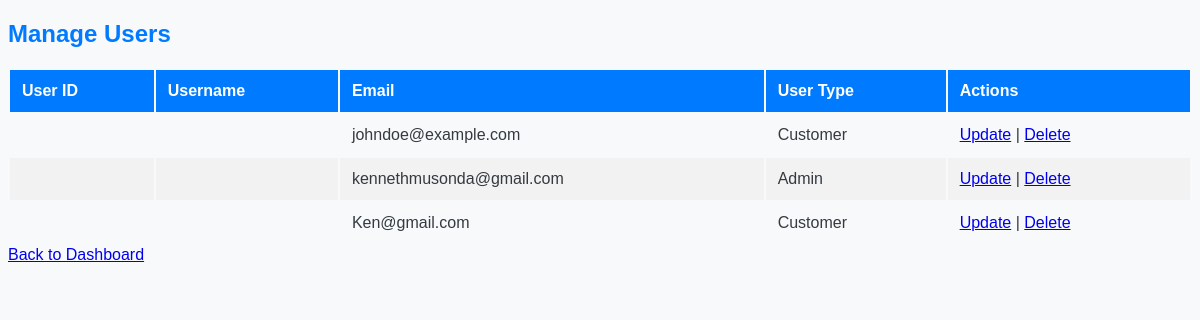
The page /public/manage_users.php (signed in) on the database its author committed.
### tables this page shows
CREATE TABLE `users` (
  `user_id` int(11) NOT NULL,
  `name` varchar(100) NOT NULL,
  `email` varchar(100) NOT NULL,
  `password` varchar(255) NOT NULL,
  `user_type` enum('Admin','Customer') NOT NULL,
  `security_question` varchar(255) DEFAULT NULL,
  `security_answer` varchar(255) DEFAULT NULL,
  `created_at` timestamp NOT NULL DEFAULT current_timestamp(),
  `updated_at` timestamp NOT NULL DEFAULT current_timestamp() ON UPDATE current_timestamp()
);

### public/manage_users.php (the view, shortened to what this page needs)
<?php
require '../config/db.php';
$sql = "SELECT * FROM Users";
$stmt = $pdo->query($sql);
$users = $stmt->fetchAll();
?>
<!DOCTYPE html>
<html lang="en">
<head>
    <link rel="stylesheet" href="../assets/style.css">
</head>
<body>
    <h2>Manage Users</h2>
    <table>
        <thead>
            <tr>
                <th>User ID</th>
                <th>Username</th>
                <th>Email</th>
                <th>User Type</th>
                <th>Actions</th>
            </tr>
        </thead>
        <tbody>
            <?php foreach ($users as $user): ?>
                <tr>
                    <td><?php echo htmlspecialchars($user['id']); ?></td>
                    <td><?php echo htmlspecialchars($user['username']); ?></td>
                    <td><?php echo htmlspecialchars($user['email']); ?></td>
                    <td><?php echo htmlspecialchars($user['user_type']); ?></td>
                    <td>
                        <a href="update_user.php?id=<?php echo $user['id']; ?>">Update</a> |
                        <a href="../includes/delete_user.php?id=<?php echo $user['id']; ?>" onclick="return confirm('Are you sure you want to delete this user?');">Delete</a>
                    </td>
                </tr>
            <?php endforeach; ?>
        </tbody>
    </table>
    <a href="dashboard_admin.php">Back to Dashboard</a>
</body>
</html>

### assets/style.css (style rules this page uses)
body { font-family: Arial, sans-serif; background-color: #f8f9fa; color: #343a40; }
h1, h2 { color: #007bff; }
table { width: 100%; margin-top: 20px; }
th, td { text-align: left; padding: 12px; }
th { background-color: #007bff; color: white; }
tr:nth-child(even) { background-color: #f2f2f2; }

### rows shown on the page
users: email "johndoe@example.com", user_type "Customer"
users: email "kennethmusonda@gmail.com", user_type "Admin"
users: email "Ken@gmail.com", user_type "Customer"
